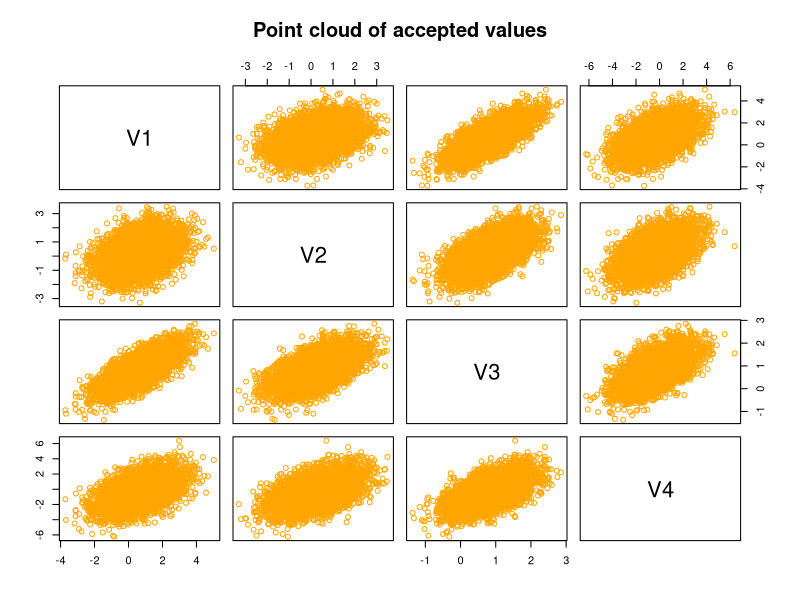

The R source for this figure:
library("mvtnorm")
dimensions = 4
num_samples = 5000
burn_in_threshold = 25

# Create a multivariate normal distribution f with some parameters
f_means = runif(dimensions)
f_cov = rWishart(1, dimensions, diag(dimensions))[, , 1]
f = function(x) {
	return(dmvnorm(x, f_means, f_cov))
}

# Create a multivariate normal proposal distribution
means = runif(dimensions)
covariance_matrix =rWishart(1, dimensions, diag(dimensions))[, , 1]
# Initialize previous with a random value
previous = rmvnorm(1, mean = means, sigma = covariance_matrix)
# Create an empty data frame to store the accepted values in
df = data.frame(matrix(ncol = dimensions, nrow = 0))

# Iterate till we have data points equal to the number of samples needed
for(i in 1 : num_samples + burn_in_threshold){
	# Continue this iteration till we accept a value from the proposal distribution
	while(TRUE) {
		# Generate a random value from proposal distribution
		current = rmvnorm(1, mean = means, sigma = covariance_matrix)
		# Calculate alpha using the current and previous
		numerator = f(current) * dmvnorm(previous, means, covariance_matrix) 
		denominator = f(previous) * dmvnorm(current, means, covariance_matrix) 
		alpha = numerator / denominator
		# Check if the current value is feasible
		if (runif(1) < min(alpha, 1)) {
			# Append the current value in data frame once the burn-in threshold has been surpassed
		  df = rbind(df, current)
			if(i > 29) {
			  print(i)
			  #print(df)
				covariance_matrix=cov(df)
				means=colMeans(df)
			}
			# Update the value of previous to current if current is feasible
			previous = current
			# Move onto the next iteration
			break
		}
	}
}

# Print the accepted values
print(head(df, 25))
# Plot a graph of the accepted values
plot(
	df, 
	col="orange",
	main="Point cloud of accepted values"
)
# Estimated means of accepted samples
print(colMeans(df))
# Original means used for f
print(f_means)

# Estimated covariance matrix of accepted samples
print(cov(df))
# Original covariance matrix used for f
print(f_cov)
